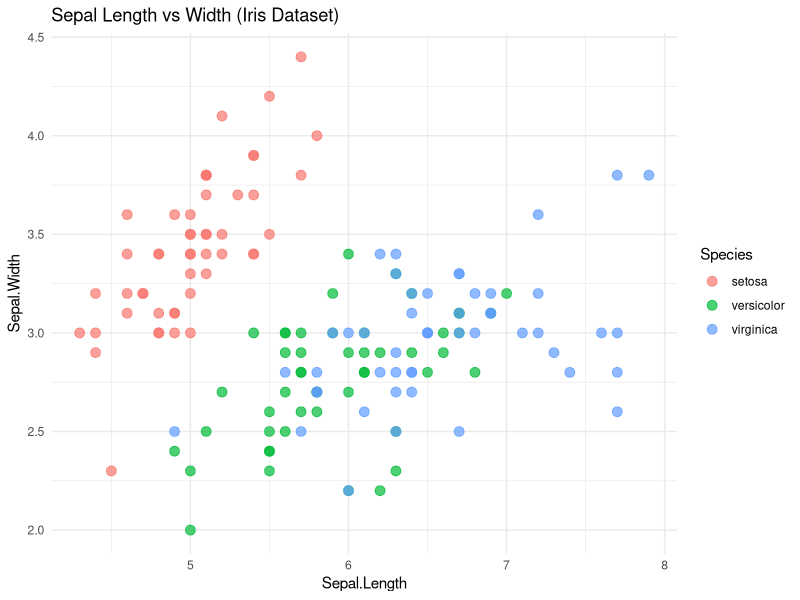

The R script that drew this image:
## ---- chunk 1
library(ggplot2)
ggplot(iris, aes(x = Sepal.Length, y = Sepal.Width, color = Species)) +
  geom_point(size = 3, alpha = 0.7) +
  theme_minimal() +
  labs(title = "Sepal Length vs Width (Iris Dataset)")

